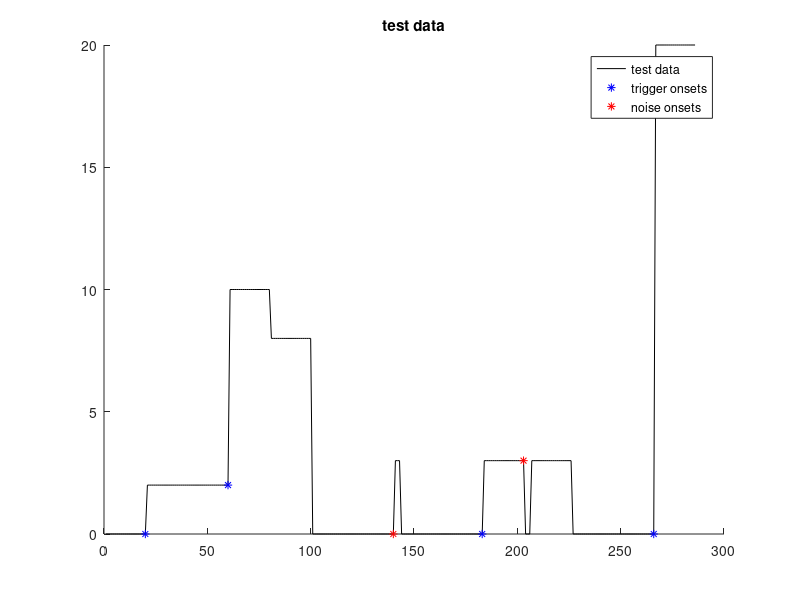

Source code (MATLAB):
test_data = [repmat(0,[1 20]) repmat(2,[1 40]) repmat(10,[1 20])   repmat(8,[1 20]) repmat(0, [1 40]) ... %overlapping triggers
             repmat(3, [1 3]) repmat(0, [1 40]) ... %onset noise
             repmat(3, [1 20]) repmat(0, [1 3]) repmat(3, [1 20]) repmat(0, [1 40]) ... %offset noise
             repmat(20, [1 20])];
           
%figure; plot(test_data); title('test data');

trigger_diff = diff(test_data);

% check for "noise"--trigger changes that
% last less than some # of samples
change_idx = find(trigger_diff~=0);
onset_idx = find(trigger_diff >0);
change_lengths = diff(change_idx);

% Noise is where we see:
% - onset of some value
% - offset of SAME VALUE less than X samples later
% Otherwise, we just let it through; too complex
% to separate noise from fast async trigger value changes
noise_candidate_idx = change_idx(find(change_lengths < 5));
noise_onset_idx = [];
for i=1:length(noise_candidate_idx)
  trig_onset_idx = noise_candidate_idx(i);
  trig_code      = trigger_diff(trig_onset_idx);
  next_samples   = trigger_diff(trig_onset_idx:trig_onset_idx+5);
  trig_offset_idx= trig_onset_idx + find(next_samples == -trig_code) - 1;
  
  if (~isempty(trig_offset_idx) )
    trigger_diff(trig_onset_idx) = 0;
    trigger_diff(trig_offset_idx) = 0;
    noise_onset_idx(end+1) = trig_onset_idx;
  end;
end;

% Refresh onset index after noise removal
onset_idx = find(trigger_diff >0);
    
figure; hold on;
plot(test_data, 'k'); 
title('test data');
plot(onset_idx, test_data(onset_idx), 'b*');
plot(noise_onset_idx, test_data(noise_onset_idx), 'r*');
legend({'test data', 'trigger onsets', 'noise onsets'}, 'Location', 'NorthEast');
%offset_idx = find(trigger_diffs<0);

